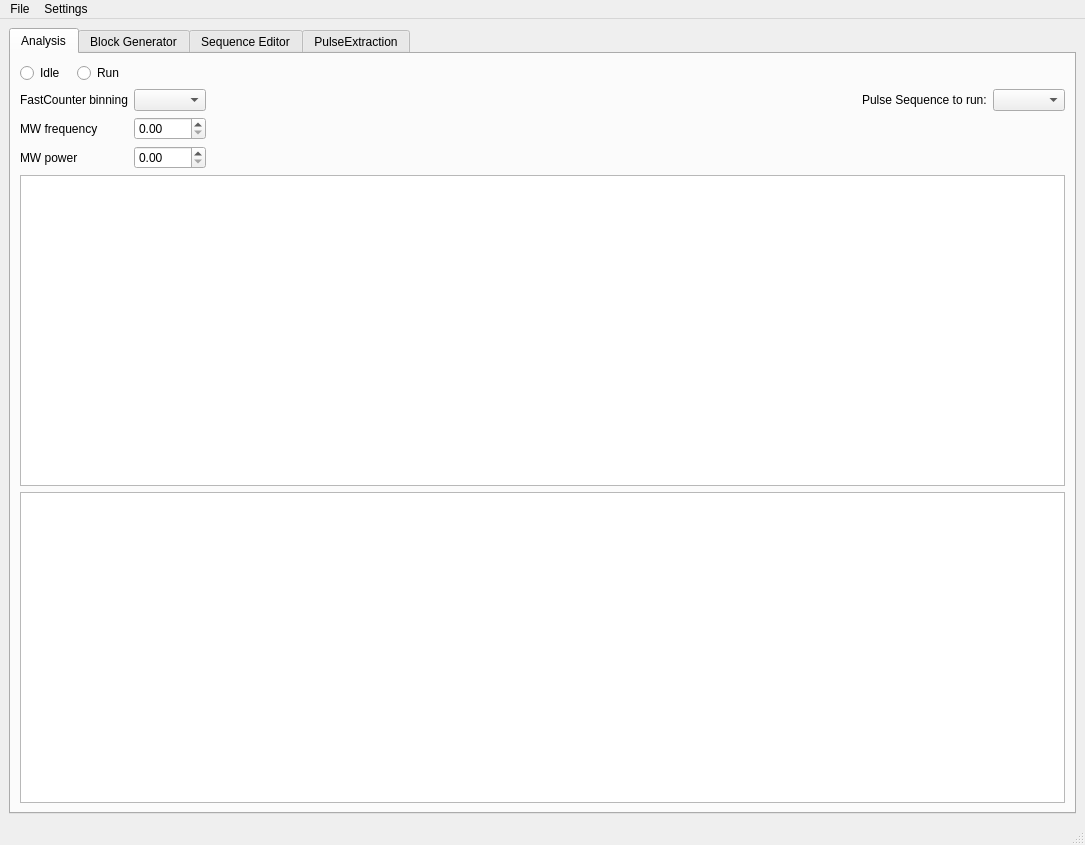
<?xml version="1.0" encoding="UTF-8"?>
<ui version="4.0">
 <class>MainWindow</class>
 <widget class="QMainWindow" name="MainWindow">
  <property name="geometry">
   <rect>
    <x>0</x>
    <y>0</y>
    <width>1085</width>
    <height>845</height>
   </rect>
  </property>
  <property name="windowTitle">
   <string>MainWindow</string>
  </property>
  <widget class="QWidget" name="centralwidget">
   <layout class="QGridLayout" name="gridLayout_2">
    <item row="0" column="0">
     <layout class="QGridLayout" name="gridLayout_3">
      <item row="0" column="1">
       <widget class="QTabWidget" name="tabWidget">
        <property name="currentIndex">
         <number>0</number>
        </property>
        <widget class="QWidget" name="tab">
         <attribute name="title">
          <string>Analysis</string>
         </attribute>
         <layout class="QGridLayout" name="gridLayout_6">
          <item row="0" column="0">
           <layout class="QGridLayout" name="gridLayout_4">
            <item row="4" column="0" colspan="2">
             <widget class="QLabel" name="label_3">
              <property name="text">
               <string>MW frequency</string>
              </property>
             </widget>
            </item>
            <item row="5" column="0" colspan="2">
             <widget class="QLabel" name="label_4">
              <property name="text">
               <string>MW power</string>
              </property>
             </widget>
            </item>
            <item row="1" column="2">
             <widget class="QComboBox" name="comboBox"/>
            </item>
            <item row="1" column="5">
             <widget class="QComboBox" name="comboBox_3"/>
            </item>
            <item row="4" column="2">
             <widget class="QDoubleSpinBox" name="doubleSpinBox_2"/>
            </item>
            <item row="0" column="0">
             <widget class="QRadioButton" name="radioButton">
              <property name="text">
               <string>Idle</string>
              </property>
             </widget>
            </item>
            <item row="1" column="3">
             <spacer name="horizontalSpacer">
              <property name="orientation">
               <enum>Qt::Horizontal</enum>
              </property>
              <property name="sizeHint" stdset="0">
               <size>
                <width>40</width>
                <height>20</height>
               </size>
              </property>
             </spacer>
            </item>
            <item row="0" column="1">
             <widget class="QRadioButton" name="radioButton_2">
              <property name="text">
               <string>Run</string>
              </property>
             </widget>
            </item>
            <item row="1" column="0" colspan="2">
             <widget class="QLabel" name="label">
              <property name="text">
               <string>FastCounter binning</string>
              </property>
             </widget>
            </item>
            <item row="1" column="4">
             <widget class="QLabel" name="label_2">
              <property name="text">
               <string>Pulse Sequence to run:</string>
              </property>
             </widget>
            </item>
            <item row="5" column="2">
             <widget class="QDoubleSpinBox" name="doubleSpinBox"/>
            </item>
            <item row="6" column="0" colspan="6">
             <widget class="QGraphicsView" name="graphicsView"/>
            </item>
            <item row="7" column="0" colspan="6">
             <widget class="QGraphicsView" name="graphicsView_2"/>
            </item>
           </layout>
          </item>
         </layout>
        </widget>
        <widget class="QWidget" name="tab_2">
         <attribute name="title">
          <string>Block Generator</string>
         </attribute>
         <layout class="QGridLayout" name="gridLayout_5">
          <item row="0" column="2">
           <layout class="QGridLayout" name="gridLayout_10" rowstretch="0,0">
            <item row="0" column="0">
             <widget class="QLabel" name="label_5">
              <property name="sizePolicy">
               <sizepolicy hsizetype="Preferred" vsizetype="Minimum">
                <horstretch>0</horstretch>
                <verstretch>0</verstretch>
               </sizepolicy>
              </property>
              <property name="text">
               <string>LaserChannel</string>
              </property>
             </widget>
            </item>
            <item row="1" column="0">
             <widget class="QLabel" name="label_6">
              <property name="sizePolicy">
               <sizepolicy hsizetype="Preferred" vsizetype="Minimum">
                <horstretch>0</horstretch>
                <verstretch>0</verstretch>
               </sizepolicy>
              </property>
              <property name="text">
               <string>Sampling Freq. (MHz)</string>
              </property>
             </widget>
            </item>
            <item row="1" column="1">
             <widget class="QDoubleSpinBox" name="doubleSpinBox_5"/>
            </item>
            <item row="0" column="1">
             <widget class="QComboBox" name="comboBox_2"/>
            </item>
           </layout>
          </item>
          <item row="0" column="0">
           <layout class="QGridLayout" name="gridLayout_7" columnminimumwidth="0,0,0">
            <property name="sizeConstraint">
             <enum>QLayout::SetDefaultConstraint</enum>
            </property>
            <property name="horizontalSpacing">
             <number>24</number>
            </property>
            <property name="verticalSpacing">
             <number>0</number>
            </property>
            <item row="0" column="0">
             <widget class="QLabel" name="label_11">
              <property name="text">
               <string>Sequence:</string>
              </property>
             </widget>
            </item>
            <item row="0" column="1">
             <widget class="QComboBox" name="comboBox_4">
              <property name="sizePolicy">
               <sizepolicy hsizetype="Minimum" vsizetype="Fixed">
                <horstretch>0</horstretch>
                <verstretch>0</verstretch>
               </sizepolicy>
              </property>
             </widget>
            </item>
            <item row="1" column="2">
             <widget class="QPushButton" name="pushButton_2">
              <property name="text">
               <string>Save Sequence</string>
              </property>
             </widget>
            </item>
            <item row="2" column="2">
             <widget class="QPushButton" name="pushButton_3">
              <property name="text">
               <string>Clear Table</string>
              </property>
             </widget>
            </item>
            <item row="1" column="0">
             <widget class="QLabel" name="label_12">
              <property name="text">
               <string>Sequence Name:</string>
              </property>
             </widget>
            </item>
            <item row="1" column="1">
             <widget class="QLineEdit" name="lineEdit">
              <property name="sizePolicy">
               <sizepolicy hsizetype="Expanding" vsizetype="Fixed">
                <horstretch>0</horstretch>
                <verstretch>0</verstretch>
               </sizepolicy>
              </property>
             </widget>
            </item>
            <item row="0" column="2">
             <widget class="QPushButton" name="pushButton_5">
              <property name="text">
               <string>Delete Sequence</string>
              </property>
             </widget>
            </item>
           </layout>
          </item>
          <item row="0" column="4">
           <widget class="QGroupBox" name="groupBox">
            <property name="maximumSize">
             <size>
              <width>200</width>
              <height>16777215</height>
             </size>
            </property>
            <property name="title">
             <string>Sequence Information</string>
            </property>
            <layout class="QGridLayout" name="gridLayout_14">
             <item row="0" column="1">
              <layout class="QGridLayout" name="gridLayout_13">
               <item row="0" column="0">
                <widget class="QLabel" name="label_7">
                 <property name="text">
                  <string>&lt;html&gt;&lt;head/&gt;&lt;body&gt;&lt;p&gt;Length (μs):&lt;/p&gt;&lt;/body&gt;&lt;/html&gt;</string>
                 </property>
                </widget>
               </item>
               <item row="3" column="0">
                <widget class="QLabel" name="label_9">
                 <property name="text">
                  <string>Size (MB)</string>
                 </property>
                </widget>
               </item>
               <item row="2" column="0">
                <widget class="QLabel" name="label_8">
                 <property name="text">
                  <string>Length (bins):</string>
                 </property>
                </widget>
               </item>
               <item row="4" column="0">
                <widget class="QLabel" name="label_10">
                 <property name="text">
                  <string># of Laserpulses:</string>
                 </property>
                </widget>
               </item>
               <item row="0" column="2">
                <widget class="QDoubleSpinBox" name="doubleSpinBox_3">
                 <property name="maximumSize">
                  <size>
                   <width>16777215</width>
                   <height>18</height>
                  </size>
                 </property>
                 <property name="alignment">
                  <set>Qt::AlignRight|Qt::AlignTrailing|Qt::AlignVCenter</set>
                 </property>
                 <property name="readOnly">
                  <bool>true</bool>
                 </property>
                 <property name="buttonSymbols">
                  <enum>QAbstractSpinBox::NoButtons</enum>
                 </property>
                 <property name="suffix">
                  <string/>
                 </property>
                 <property name="decimals">
                  <number>5</number>
                 </property>
                 <property name="maximum">
                  <double>10000.000000000000000</double>
                 </property>
                 <property name="value">
                  <double>0.000000000000000</double>
                 </property>
                </widget>
               </item>
               <item row="4" column="2">
                <widget class="QSpinBox" name="spinBox">
                 <property name="maximumSize">
                  <size>
                   <width>16777215</width>
                   <height>18</height>
                  </size>
                 </property>
                 <property name="wrapping">
                  <bool>false</bool>
                 </property>
                 <property name="alignment">
                  <set>Qt::AlignRight|Qt::AlignTrailing|Qt::AlignVCenter</set>
                 </property>
                 <property name="readOnly">
                  <bool>true</bool>
                 </property>
                 <property name="buttonSymbols">
                  <enum>QAbstractSpinBox::NoButtons</enum>
                 </property>
                 <property name="correctionMode">
                  <enum>QAbstractSpinBox::CorrectToPreviousValue</enum>
                 </property>
                 <property name="maximum">
                  <number>99999999</number>
                 </property>
                 <property name="value">
                  <number>0</number>
                 </property>
                </widget>
               </item>
               <item row="3" column="2">
                <widget class="QDoubleSpinBox" name="doubleSpinBox_4">
                 <property name="maximumSize">
                  <size>
                   <width>16777215</width>
                   <height>18</height>
                  </size>
                 </property>
                 <property name="alignment">
                  <set>Qt::AlignRight|Qt::AlignTrailing|Qt::AlignVCenter</set>
                 </property>
                 <property name="readOnly">
                  <bool>true</bool>
                 </property>
                 <property name="buttonSymbols">
                  <enum>QAbstractSpinBox::NoButtons</enum>
                 </property>
                 <property name="decimals">
                  <number>6</number>
                 </property>
                </widget>
               </item>
               <item row="2" column="2">
                <widget class="QSpinBox" name="spinBox_2">
                 <property name="maximumSize">
                  <size>
                   <width>16777215</width>
                   <height>18</height>
                  </size>
                 </property>
                 <property name="alignment">
                  <set>Qt::AlignRight|Qt::AlignTrailing|Qt::AlignVCenter</set>
                 </property>
                 <property name="readOnly">
                  <bool>true</bool>
                 </property>
                 <property name="buttonSymbols">
                  <enum>QAbstractSpinBox::NoButtons</enum>
                 </property>
                 <property name="maximum">
                  <number>99999999</number>
                 </property>
                </widget>
               </item>
              </layout>
             </item>
            </layout>
           </widget>
          </item>
          <item row="4" column="0" colspan="6">
           <layout class="QGridLayout" name="gridLayout_11">
            <item row="3" column="1">
             <widget class="QPushButton" name="pushButton_8">
              <property name="maximumSize">
               <size>
                <width>50</width>
                <height>16777215</height>
               </size>
              </property>
              <property name="text">
               <string>PushButton</string>
              </property>
             </widget>
            </item>
            <item row="1" column="1">
             <widget class="QPushButton" name="pushButton_10">
              <property name="maximumSize">
               <size>
                <width>50</width>
                <height>16777215</height>
               </size>
              </property>
              <property name="text">
               <string>PushButton</string>
              </property>
             </widget>
            </item>
            <item row="0" column="1">
             <spacer name="verticalSpacer_5">
              <property name="orientation">
               <enum>Qt::Vertical</enum>
              </property>
              <property name="sizeType">
               <enum>QSizePolicy::Expanding</enum>
              </property>
              <property name="sizeHint" stdset="0">
               <size>
                <width>20</width>
                <height>150</height>
               </size>
              </property>
             </spacer>
            </item>
            <item row="4" column="1">
             <spacer name="verticalSpacer_2">
              <property name="orientation">
               <enum>Qt::Vertical</enum>
              </property>
              <property name="sizeHint" stdset="0">
               <size>
                <width>20</width>
                <height>300</height>
               </size>
              </property>
             </spacer>
            </item>
            <item row="2" column="1">
             <widget class="QPushButton" name="pushButton_9">
              <property name="maximumSize">
               <size>
                <width>50</width>
                <height>16777215</height>
               </size>
              </property>
              <property name="text">
               <string>PushButton</string>
              </property>
             </widget>
            </item>
            <item row="0" column="0" rowspan="5">
             <widget class="QTableWidget" name="tableWidget_2">
              <property name="frameShadow">
               <enum>QFrame::Sunken</enum>
              </property>
              <property name="selectionMode">
               <enum>QAbstractItemView::ContiguousSelection</enum>
              </property>
              <property name="rowCount">
               <number>6</number>
              </property>
              <property name="columnCount">
               <number>16</number>
              </property>
              <row/>
              <row/>
              <row/>
              <row/>
              <row/>
              <row/>
              <column>
               <property name="text">
                <string>ACh0
Function</string>
               </property>
              </column>
              <column>
               <property name="text">
                <string>ACh0
Freq. (GHz)</string>
               </property>
              </column>
              <column>
               <property name="text">
                <string>ACh0
Ampl. (V)</string>
               </property>
              </column>
              <column>
               <property name="text">
                <string>ACh0
Phase (°)</string>
               </property>
              </column>
              <column>
               <property name="text">
                <string>DCh0</string>
               </property>
              </column>
              <column>
               <property name="text">
                <string>DCh1</string>
               </property>
              </column>
              <column>
               <property name="text">
                <string>ACh1
Function</string>
               </property>
              </column>
              <column>
               <property name="text">
                <string>ACh1
Freq. (GHz)</string>
               </property>
              </column>
              <column>
               <property name="text">
                <string>ACh1
Ampl. (V)</string>
               </property>
              </column>
              <column>
               <property name="text">
                <string>ACh1
Phase (°)</string>
               </property>
              </column>
              <column>
               <property name="text">
                <string>DCh2</string>
               </property>
              </column>
              <column>
               <property name="text">
                <string>DCh3</string>
               </property>
              </column>
              <column>
               <property name="text">
                <string>Length (ns)</string>
               </property>
              </column>
              <column>
               <property name="text">
                <string>Inc. (ns)</string>
               </property>
              </column>
              <column>
               <property name="text">
                <string>Repeat?</string>
               </property>
              </column>
              <column>
               <property name="text">
                <string>Use as tau?</string>
               </property>
              </column>
             </widget>
            </item>
           </layout>
          </item>
          <item row="3" column="0" colspan="6">
           <layout class="QGridLayout" name="gridLayout_9">
            <item row="3" column="1">
             <widget class="QPushButton" name="pushButton_4">
              <property name="maximumSize">
               <size>
                <width>50</width>
                <height>16777215</height>
               </size>
              </property>
              <property name="text">
               <string>PushButton</string>
              </property>
             </widget>
            </item>
            <item row="1" column="1">
             <widget class="QPushButton" name="pushButton_6">
              <property name="sizePolicy">
               <sizepolicy hsizetype="Maximum" vsizetype="Fixed">
                <horstretch>0</horstretch>
                <verstretch>0</verstretch>
               </sizepolicy>
              </property>
              <property name="minimumSize">
               <size>
                <width>50</width>
                <height>0</height>
               </size>
              </property>
              <property name="maximumSize">
               <size>
                <width>50</width>
                <height>16777215</height>
               </size>
              </property>
              <property name="baseSize">
               <size>
                <width>50</width>
                <height>0</height>
               </size>
              </property>
              <property name="toolTip">
               <string/>
              </property>
              <property name="text">
               <string>PushButton</string>
              </property>
             </widget>
            </item>
            <item row="0" column="1">
             <spacer name="verticalSpacer">
              <property name="orientation">
               <enum>Qt::Vertical</enum>
              </property>
              <property name="sizeHint" stdset="0">
               <size>
                <width>20</width>
                <height>150</height>
               </size>
              </property>
             </spacer>
            </item>
            <item row="2" column="1">
             <widget class="QPushButton" name="pushButton_7">
              <property name="maximumSize">
               <size>
                <width>50</width>
                <height>16777215</height>
               </size>
              </property>
              <property name="text">
               <string>PushButton</string>
              </property>
             </widget>
            </item>
            <item row="0" column="0" rowspan="5">
             <widget class="QTableWidget" name="tableWidget">
              <property name="enabled">
               <bool>true</bool>
              </property>
              <property name="sizePolicy">
               <sizepolicy hsizetype="Expanding" vsizetype="Expanding">
                <horstretch>0</horstretch>
                <verstretch>0</verstretch>
               </sizepolicy>
              </property>
              <property name="frameShadow">
               <enum>QFrame::Sunken</enum>
              </property>
              <property name="selectionMode">
               <enum>QAbstractItemView::ContiguousSelection</enum>
              </property>
              <property name="gridStyle">
               <enum>Qt::SolidLine</enum>
              </property>
              <property name="sortingEnabled">
               <bool>false</bool>
              </property>
              <property name="rowCount">
               <number>6</number>
              </property>
              <property name="columnCount">
               <number>16</number>
              </property>
              <row/>
              <row/>
              <row/>
              <row/>
              <row/>
              <row/>
              <column>
               <property name="text">
                <string>ACh0
Function</string>
               </property>
              </column>
              <column>
               <property name="text">
                <string>ACh0
Freq. (GHz)</string>
               </property>
              </column>
              <column>
               <property name="text">
                <string>ACh0
Ampl. (V)</string>
               </property>
              </column>
              <column>
               <property name="text">
                <string>ACh0
Phase (°)</string>
               </property>
              </column>
              <column>
               <property name="text">
                <string>DCh0</string>
               </property>
              </column>
              <column>
               <property name="text">
                <string>DCh1</string>
               </property>
              </column>
              <column>
               <property name="text">
                <string>ACh1
Function</string>
               </property>
              </column>
              <column>
               <property name="text">
                <string>ACh1
Freq. (GHz)</string>
               </property>
              </column>
              <column>
               <property name="text">
                <string>ACh1
Ampl. (V)</string>
               </property>
              </column>
              <column>
               <property name="text">
                <string>ACh1
Phase (°)</string>
               </property>
              </column>
              <column>
               <property name="text">
                <string>DCh2</string>
               </property>
              </column>
              <column>
               <property name="text">
                <string>DCh3</string>
               </property>
              </column>
              <column>
               <property name="text">
                <string>Length (ns)</string>
               </property>
              </column>
              <column>
               <property name="text">
                <string>Inc. (ns)</string>
               </property>
              </column>
              <column>
               <property name="text">
                <string>Repeat?</string>
               </property>
              </column>
              <column>
               <property name="text">
                <string>Use as tau?</string>
               </property>
              </column>
             </widget>
            </item>
            <item row="4" column="1">
             <spacer name="verticalSpacer_7">
              <property name="orientation">
               <enum>Qt::Vertical</enum>
              </property>
              <property name="sizeHint" stdset="0">
               <size>
                <width>20</width>
                <height>300</height>
               </size>
              </property>
             </spacer>
            </item>
           </layout>
          </item>
          <item row="0" column="1">
           <spacer name="horizontalSpacer_2">
            <property name="orientation">
             <enum>Qt::Horizontal</enum>
            </property>
            <property name="sizeHint" stdset="0">
             <size>
              <width>40</width>
              <height>20</height>
             </size>
            </property>
           </spacer>
          </item>
         </layout>
        </widget>
        <widget class="QWidget" name="tab_3">
         <attribute name="title">
          <string>Sequence Editor</string>
         </attribute>
         <layout class="QGridLayout" name="gridLayout_8">
          <item row="0" column="0">
           <layout class="QGridLayout" name="gridLayout"/>
          </item>
         </layout>
        </widget>
        <widget class="QWidget" name="tab_4">
         <attribute name="title">
          <string>PulseExtraction</string>
         </attribute>
        </widget>
       </widget>
      </item>
     </layout>
    </item>
   </layout>
  </widget>
  <widget class="QMenuBar" name="menubar">
   <property name="geometry">
    <rect>
     <x>0</x>
     <y>0</y>
     <width>1085</width>
     <height>21</height>
    </rect>
   </property>
   <widget class="QMenu" name="menuFile">
    <property name="title">
     <string>File</string>
    </property>
   </widget>
   <widget class="QMenu" name="menuSettings">
    <property name="title">
     <string>Settings</string>
    </property>
    <addaction name="actionSettings_Sequence"/>
    <addaction name="actionSettings_Block_Generation"/>
    <addaction name="actionSettings_Sequence_Editor"/>
   </widget>
   <addaction name="menuFile"/>
   <addaction name="menuSettings"/>
  </widget>
  <widget class="QStatusBar" name="statusbar"/>
  <action name="actionSettings_Sequence">
   <property name="text">
    <string>Settings: Analysis</string>
   </property>
  </action>
  <action name="actionSettings_Block_Generation">
   <property name="text">
    <string>Settings: Block Generation</string>
   </property>
  </action>
  <action name="actionSettings_Sequence_Editor">
   <property name="text">
    <string>Settings: Sequence Editor</string>
   </property>
  </action>
 </widget>
 <resources/>
 <connections/>
</ui>
